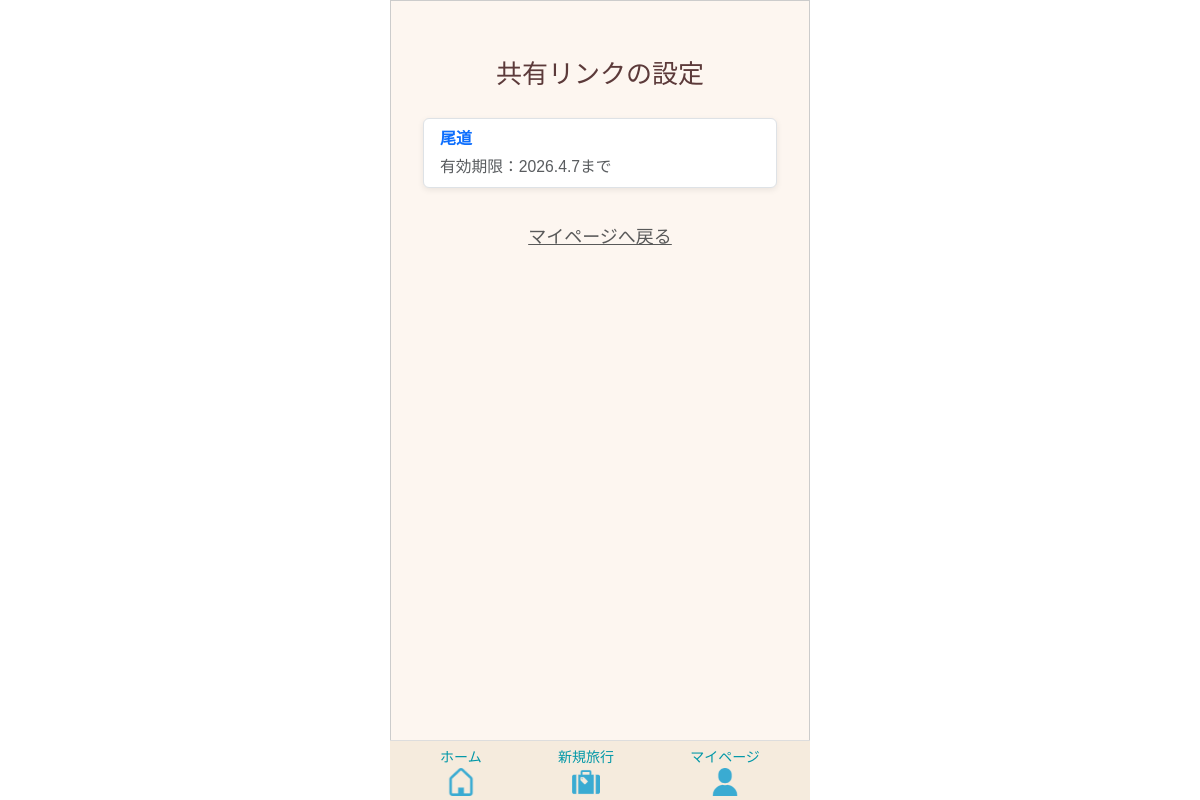
The page /tabipre/share/settings/ (signed in) on the database as committed earlier.
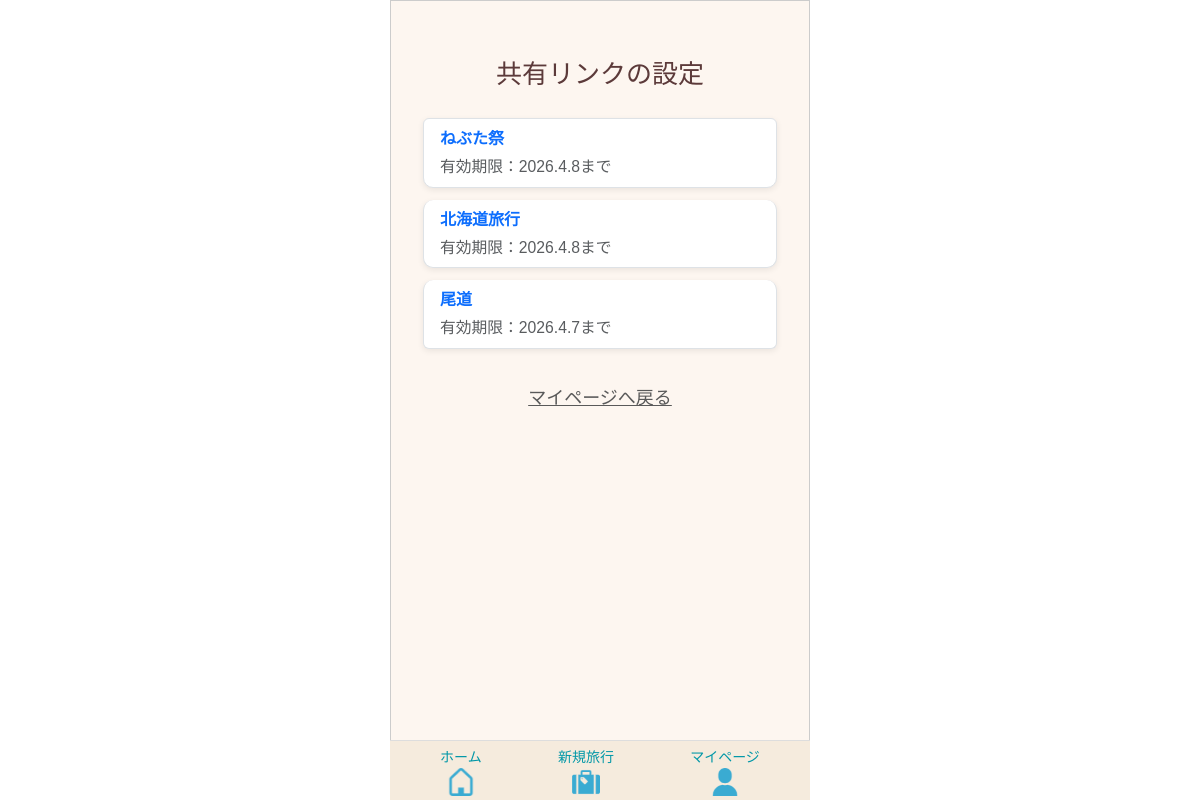
The same page on the database as committed later.
### app/models/link.py (models this page shows)
class Link(models.Model):
    class PermissionType(models.IntegerChoices):
        READ_ONLY    = 0, _("閲覧のみ")
        EDITABLE     = 1, _("編集可能")
    class ExpirationType(models.IntegerChoices):
        ONE_MONTH = 0, _("1か月間")
        AFTER_TRIP = 1, _("旅行終了日翌日")
        USER_INPUT = 2, _("ユーザー入力")
    template = models.ForeignKey(
        Template,
        on_delete=models.CASCADE,
        verbose_name=_("テンプレートID")
    )
    user = models.ForeignKey(
        settings.AUTH_USER_MODEL,
        on_delete=models.CASCADE,
        verbose_name=_("ユーザーID")
    )
    share_token = models.CharField(
        max_length=12,
        unique=True,
        verbose_name=_("共有トークン")
    )
    permission_type = models.IntegerField(
        choices=PermissionType.choices,
        default=PermissionType.READ_ONLY,
        verbose_name=_("編集権限")
    )
    expiration_type = models.IntegerField(
        choices=ExpirationType.choices,
        default=ExpirationType.ONE_MONTH,
        verbose_name=_("有効期限タイプ")
    )
    expiration_date = models.DateField(
         verbose_name=_("有効期限"),
         )
    created_at = models.DateTimeField(
         auto_now_add=True,
         verbose_name=_("作成日")
         )
    updated_at = models.DateTimeField(
        auto_now=True,
        verbose_name=_("更新日")
        )
    class Meta:
      verbose_name = _("共有リンク")
      verbose_name_plural = _("共有リンク")

### app/models/template.py (models this page shows, shortened)
class Template(models.Model):
    class SourceType(models.IntegerChoices):
        FROM_TRAVEL   = 0, _("旅行情報より作成")
        FROM_TEMPLATE = 1, _("既存テンプレートを反映")
    user = models.ForeignKey(
        settings.AUTH_USER_MODEL,
        on_delete=models.CASCADE,
        verbose_name=_("ユーザーID")
    )
    travel_info = models.ForeignKey(
        Travel_info,
        on_delete=models.CASCADE,
        verbose_name=_("旅行情報ID")
    )
    source_type = models.IntegerField(
        choices=SourceType.choices,
        verbose_name=_("生成タイプ")
    )
    template_source = models.ForeignKey(
        "self",
        null=True,
        blank=True,
        on_delete=models.SET_NULL,
        verbose_name=_("テンプレート参照元"),
        related_name="derived_templates"
    )
    created_at = models.DateTimeField(
         auto_now_add=True,
         verbose_name=_("作成日")
         )
    updated_at = models.DateTimeField(
        auto_now=True,
        verbose_name=_("更新日")
        )
    class Meta:
      verbose_name = _("テンプレート")

### app/models/travel.py (models this page shows, shortened)
class Travel_info(models.Model):
    class StayType(models.IntegerChoices):
        DAY_TRIP = 0, _("日帰り")
        STAY     = 1, _("宿泊")
    class LocationType(models.IntegerChoices):
        DOMESTIC = 0, _("国内")
        OVERSEAS = 1, _("海外")
    class StatusType(models.IntegerChoices):
        NOT_DONE  = 0, _("未")
        COMPLETE  = 1, _("完")
        PROCESSED = 2, _("済")
    travel_info_id = models.AutoField(
        primary_key=True,
        verbose_name=_("旅行情報ID")
    )
    user = models.ForeignKey(
        settings.AUTH_USER_MODEL,
        on_delete=models.CASCADE,
        verbose_name=_("ユーザーID")
    )
    travel_title = models.CharField(
        max_length=100,
        verbose_name=_("旅行タイトル")
    )
    start_date = models.DateField(
        verbose_name=_("開始日")
    )
    end_date = models.DateField(
        verbose_name=_("終了日")
    )
    stay_type = models.IntegerField(
        choices=StayType.choices,
        verbose_name=_("宿泊タイプ")
    )
    location = models.IntegerField(
        choices=LocationType.choices,
        verbose_name=_("場所"),
    )
    memo = models.CharField(
        max_length=230,
        blank=True,
        verbose_name=_("メモ")
    )
    status = models.IntegerField(
        choices=StatusType.choices,
        default=0,
        verbose_name=_("ステータス")
    )
    transport = models.ManyToManyField(
        "Transport",
        through="Travelmode",
        verbose_name=_("交通手段")
    )
    created_at = models.DateTimeField(
        auto_now_add=True,
        verbose_name=_("作成日")
    )
    updated_at = models.DateTimeField(
       auto_now=True,
        verbose_name=_("更新日")
    )
    class Meta:
        verbose_name = _("旅行情報")
        verbose_name_plural = _("旅行情報")

### app/views/mypage/link.py (the view)
# urls.py: path('tabipre/share/settings/', share_settings, name='share_settings'),
@login_required
def share_settings(request):
    links = Link.objects.filter(user=request.user).order_by('-created_at')
    for link in links:
        if link.expiration_date:
            df = DateFormat(link.expiration_date)
            link.formatted_expiration = df.format('Y.n.j')
        relative_url = reverse("app:share_view", args=[link.share_token])
        link.absolute_url = request.build_absolute_uri(relative_url)
    return render(request, 'mypage/link_list.html', {
        'links': links
    })

### templates/mypage/link_list.html (shortened to what this page needs)
{% extends 'base.html' %}
{% load static %}
{% block extra_css %}
{{ block.super }}
<link rel="stylesheet" href="{% static 'tabipre/css/mypage/list_link.css' %}">
<link rel="stylesheet" href="{% static 'tabipre/css/mypage/mypage.css' %}">
{% endblock %}
{% block content %}
<div class="container mt-4">
    <div class="mb-4 sub-title">共有リンクの設定</div>
    {% if links %}
        <ul class="list-group mb-4">
            {% for link in links %}
                <li class="list-group-item">
                    <a href="#"
                       class="text-decoration-none d-block"
                       data-bs-toggle="modal"
                       data-bs-target="#shareLinkModal"
                       data-link-id="{{ link.id }}"
                       data-token="{{ link.share_token }}"
                       data-url="{{ link.absolute_url }}"
                       data-permission="{{ link.permission_type|add:0 }}"
                       data-expiration="{{ link.formatted_expiration }}"
                       data-title="{{ link.template.travel_info.travel_title }}"
                    >
                        <div class="fw-bold fs-6">
                            {{ link.template.travel_info.travel_title }}
                        </div>
                        <div class="text-muted small mt-1">
                            有効期限：{{ link.formatted_expiration }}まで
                        </div>
                    </a>
                </li>
            {% endfor %}
        </ul>
    {% else %}
        <p class="text-center text-muted mb-4">共有リンクはまだ登録されていません。</p>
    {% endif %}
    <div class="text-center mb-5">
        <a href="{% url 'app:mypage' %}" class="back-link">
            マイページへ戻る
        </a>
    </div>
</div>
{% endblock %}

Rows that differ between the two databases and show on the page:
added Link: template.travel_info.travel_title "ねぶた祭", formatted_expiration "2026.4.8"
added Link: template.travel_info.travel_title "北海道旅行", formatted_expiration "2026.4.8"
